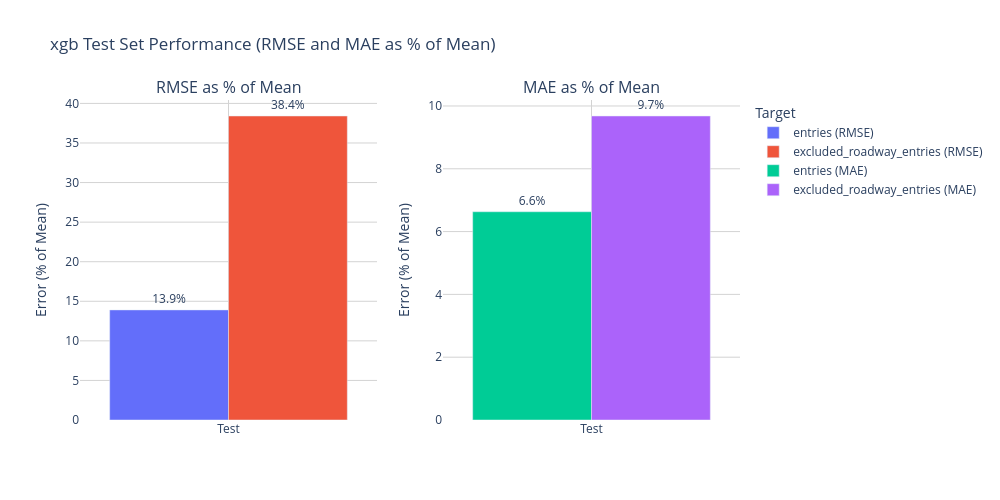

The code cell stored with this chart in its notebook:
### Code cell
import pandas as pd
import numpy as np
import plotly.graph_objects as go
from plotly.subplots import make_subplots
from sklearn.metrics import mean_squared_error, mean_absolute_error

# test predictions 
input_path = "/Users/athmiha/Desktop/final report/xgb_test_preds_final.csv"
df_test_preds = pd.read_csv(input_path)

# Target cols + pred
target_cols = ["entries", "excluded_roadway_entries"]
pred_cols = ["predicted_entries", "predicted_excluded_roadway_entries"]

# Compute metrics
metrics_list = []

for target, pred in zip(target_cols, pred_cols):
    for split in ["Test"]:  # here only using Test set
        y_true = df_test_preds[target]
        y_pred = df_test_preds[pred]

        rmse = np.sqrt(mean_squared_error(y_true, y_pred))
        mae = mean_absolute_error(y_true, y_pred)
        mean_y = y_true.mean()

        metrics_list.append({
            "Set": split,
            "Target": target,
            "RMSE % mean": rmse / mean_y * 100,
            "MAE % mean": mae / mean_y * 100
        })

metrics_df = pd.DataFrame(metrics_list)

fig = make_subplots(
    rows=1, cols=2,
    subplot_titles=["RMSE as % of Mean", "MAE as % of Mean"]
)

# RMSE % mean chart
for target in metrics_df["Target"].unique():
    df_sub = metrics_df[metrics_df["Target"] == target]
    fig.add_trace(
        go.Bar(
            x=df_sub["Set"],
            y=df_sub["RMSE % mean"],
            name=f"{target} (RMSE)",
            text=[f"{v:.1f}%" for v in df_sub["RMSE % mean"]],
            textposition="outside"
        ),
        row=1, col=1
    )

# MAE % mean chart
for target in metrics_df["Target"].unique():
    df_sub = metrics_df[metrics_df["Target"] == target]
    fig.add_trace(
        go.Bar(
            x=df_sub["Set"],
            y=df_sub["MAE % mean"],
            name=f"{target} (MAE)",
            text=[f"{v:.1f}%" for v in df_sub["MAE % mean"]],
            textposition="outside"
        ),
        row=1, col=2
    )

# Layout
fig.update_layout(
    title_text="xgb Test Set Performance (RMSE and MAE as % of Mean)",
    barmode="group",
    legend_title_text="Target",
    height=500,
    width=1000,
    uniformtext_minsize=8,
    uniformtext_mode="hide",
    plot_bgcolor="white",
    paper_bgcolor="white"
)

fig.update_xaxes(showgrid=True, gridcolor="lightgray")
fig.update_yaxes(title_text="Error (% of Mean)", showgrid=True, gridcolor="lightgray")

fig.show()

### Figure 1 — Plotly figure (JSON) as saved in the notebook; plotly's stock layout.template omitted (floating-point values rounded to 4 significant figures)
{"data": [{"name": "entries (RMSE)", "text": ["13.9%"], "textposition": "outside", "type": "bar", "x": ["Test"], "xaxis": "x", "y": [13.91], "yaxis": "y"}, {"name": "excluded_roadway_entries (RMSE)", "text": ["38.4%"], "textposition": "outside", "type": "bar", "x": ["Test"], "xaxis": "x", "y": [38.41], "yaxis": "y"}, {"name": "entries (MAE)", "text": ["6.6%"], "textposition": "outside", "type": "bar", "x": ["Test"], "xaxis": "x2", "y": [6.632], "yaxis": "y2"}, {"name": "excluded_roadway_entries (MAE)", "text": ["9.7%"], "textposition": "outside", "type": "bar", "x": ["Test"], "xaxis": "x2", "y": [9.681], "yaxis": "y2"}], "layout": {"annotations": [{"font": {"size": 16}, "showarrow": false, "text": "RMSE as % of Mean", "x": 0.225, "xanchor": "center", "xref": "paper", "y": 1, "yanchor": "bottom", "yref": "paper"}, {"font": {"size": 16}, "showarrow": false, "text": "MAE as % of Mean", "x": 0.775, "xanchor": "center", "xref": "paper", "y": 1, "yanchor": "bottom", "yref": "paper"}], "barmode": "group", "height": 500, "legend": {"title": {"text": "Target"}}, "paper_bgcolor": "white", "plot_bgcolor": "white", "title": {"text": "xgb Test Set Performance (RMSE and MAE as % of Mean)"}, "uniformtext": {"minsize": 8, "mode": "hide"}, "width": 1000, "xaxis": {"anchor": "y", "domain": [0, 0.45], "gridcolor": "lightgray", "showgrid": true}, "xaxis2": {"anchor": "y2", "domain": [0.55, 1], "gridcolor": "lightgray", "showgrid": true}, "yaxis": {"anchor": "x", "domain": [0, 1], "gridcolor": "lightgray", "showgrid": true, "title": {"text": "Error (% of Mean)"}}, "yaxis2": {"anchor": "x2", "domain": [0, 1], "gridcolor": "lightgray", "showgrid": true, "title": {"text": "Error (% of Mean)"}}}}
